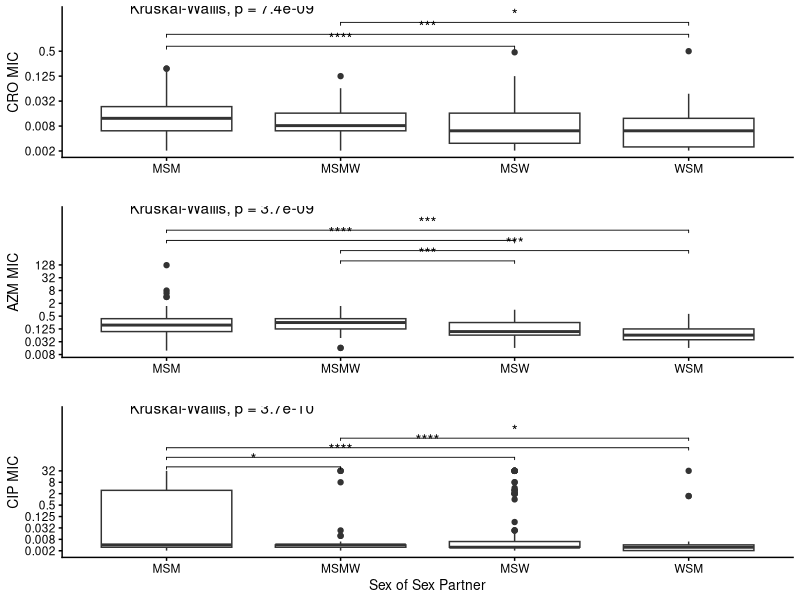

The R source for this figure:
# load required libraries
library(tidyverse)
library(cowplot)
library(ggpubr)

# set theme for plots
theme_set(theme_cowplot(font_size=10))

# read data
metadata <- read_csv("data/Mortimer2020_sexualbehavior_AMR.csv")

# define statistical comparisons to show
comparisons.cro <- list(c("MSM", "MSW"), c("MSM", "WSM"), c("MSMW", "WSM"))
comparisons.azi <- list(c("MSMW", "MSW"), c("MSMW", "WSM"), c("MSM", "MSW"), c("MSM", "WSM"))
comparisons.cip <- list(c("MSM", "MSMW"), c("MSM", "MSW"), c("MSM", "WSM"),  c("MSMW", "WSM"))

# plot ceftriaxone MICs by sexual behavior group
partner.cro <- metadata %>%
  ggplot(aes(x = partner, y = ceftriaxone)) + 
  geom_boxplot() + 
  scale_y_continuous(trans='log2',
                     breaks = c(2^(-9), 2^(-7), 2^(-5), 2^(-3), 2^(-1)),
                     labels = c("0.002", "0.008", "0.032", "0.125", "0.5")) + 
  labs(x = "", y = "CRO MIC") + 
  stat_compare_means(comparisons = comparisons.cro, label = "p.signif") +
  stat_compare_means(label.y = 2)

# plot azithromycin MICs by sexual behavior group
partner.azi <- metadata %>%
  ggplot(aes(x = partner, y = azithromycin)) + 
  geom_boxplot() + 
  scale_y_continuous(trans='log2',
                     breaks = c(2^(-7), 2^(-5), 2^(-3), 2^(-1), 2, 2^3, 2^5, 2^7),
                     labels = c("0.008", "0.032", "0.125", "0.5", "2", "8", "32", "128")) +
  labs(x = "", y = "AZM MIC") +
  stat_compare_means(comparisons = comparisons.azi, label = "p.signif") +
  stat_compare_means(label.y =15)

# plot ciprofloxacin MICs by sexual behavior group
partner.cip <- metadata %>%
  ggplot(aes(x = partner, y = ciprofloxacin)) + 
  geom_boxplot() + 
  scale_y_continuous(trans='log2',
                     breaks = c(2^(-9), 2^(-7), 2^(-5), 2^(-3), 2^(-1), 2, 2^3, 2^5),
                     labels = c("0.002", "0.008", "0.032", "0.125", "0.5", "2", "8", "32")) +
  labs(x = "Sex of Sex Partner", y = "CIP MIC") +
  stat_compare_means(comparisons = comparisons.cip, label = "p.signif") +
  stat_compare_means(label.y = 15)

# combine plots into a grid
partner.mic <- plot_grid(partner.cro,
                         partner.azi, 
                         partner.cip, 
                         ncol = 1, 
                         align = "v",
                         axis = "tb")

# save plot to .png file
ggsave("figures/sexual_behavior_mic.png", partner.mic, width = 4, height = 9, units = "in")
